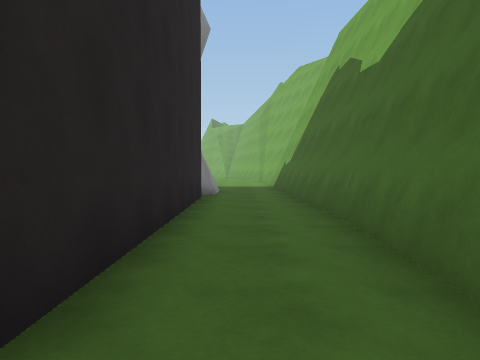
view 1 (above)

23 first-person views from a walk through a scene from a Unity 3-D project. The camera is 1.3 m above the floor, tilts 2° down and sees 70° across. The floor is counted in squares, 2 m on a side. Each view is taken from the middle of a square. On the plan, view 1 faces up. The plan holds only what a view shows up to about 10 squares ahead; the rest is blank. The place goes on beyond the plan. The player character is not drawn. Some animated figures are left out.

view 2
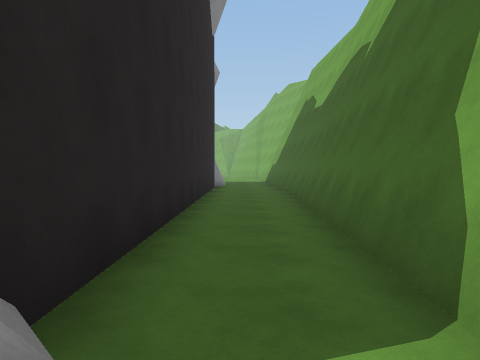

view 3
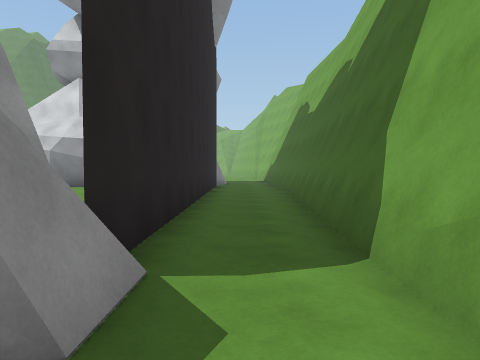

view 4
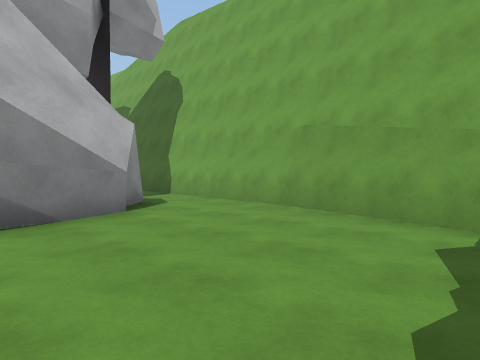

view 5
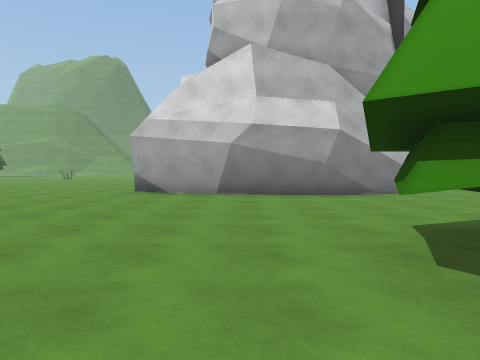

view 6
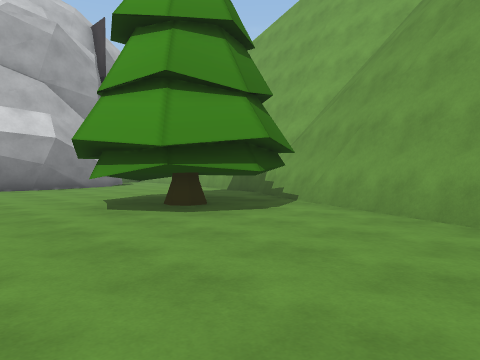

view 7
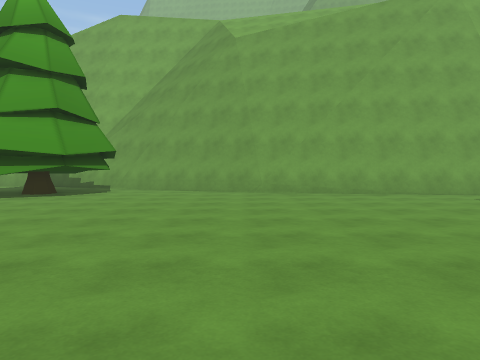

view 8
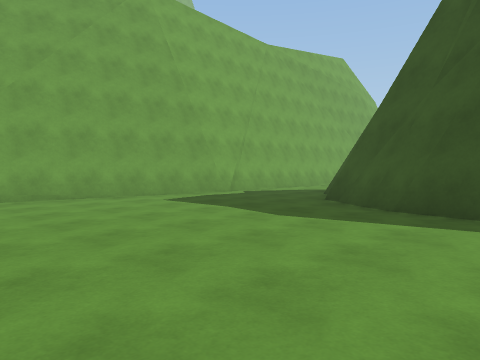

view 9
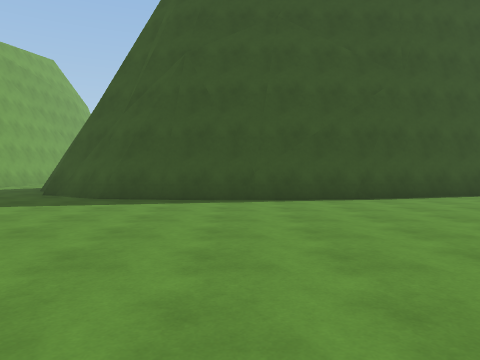

view 10
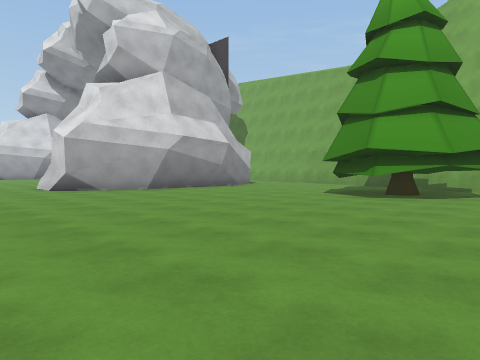

view 11
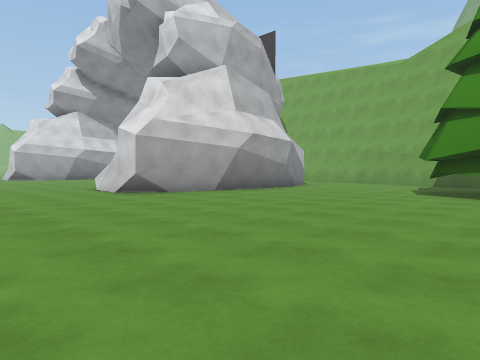

view 12
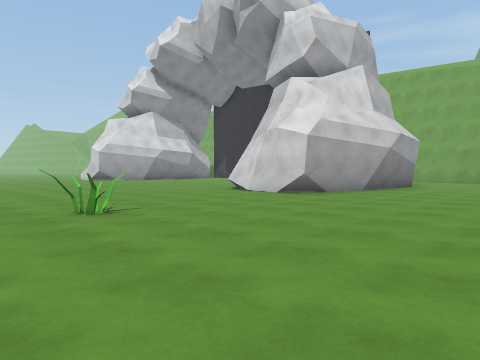

view 13
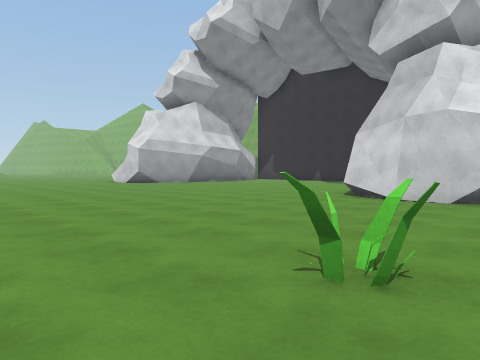

view 14
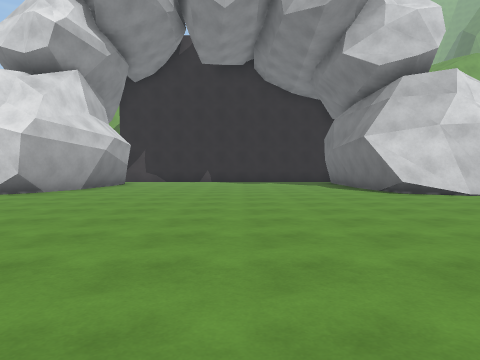

view 15
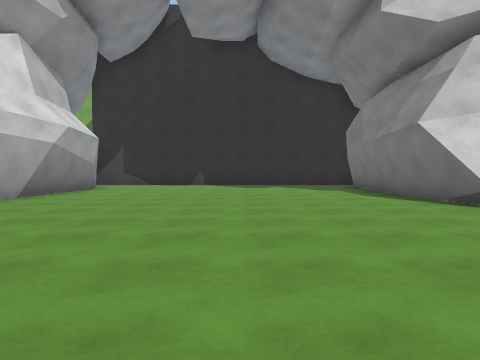

view 16
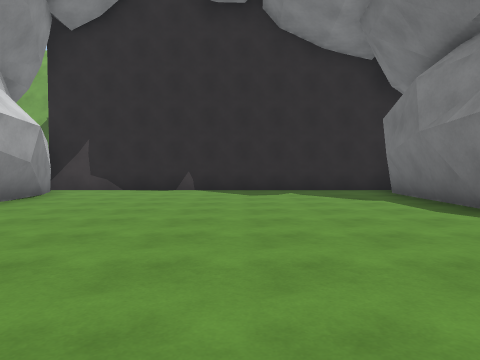

view 17
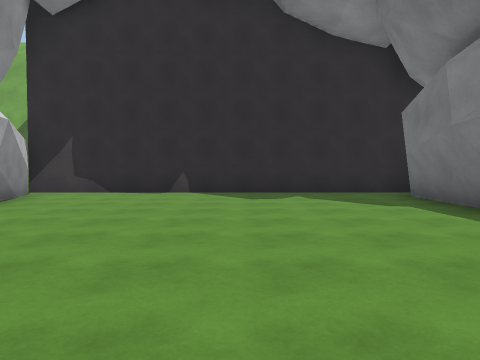

view 18
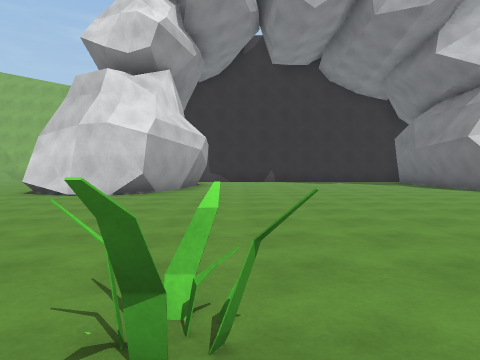

view 19
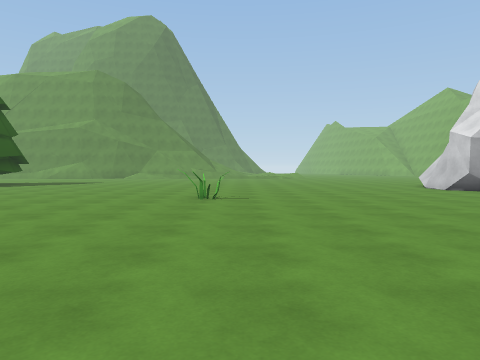

view 20
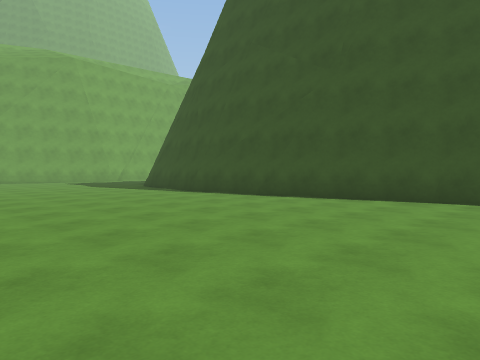

view 21
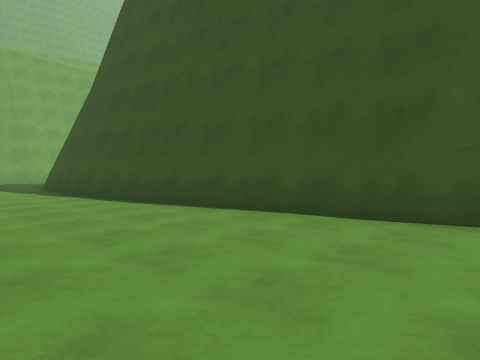

view 22
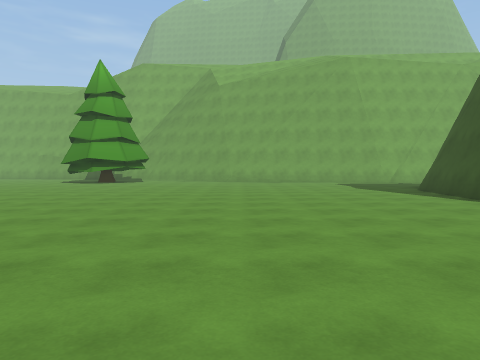

view 23
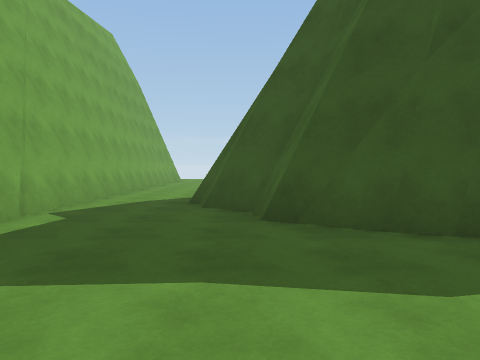

### Floor plan
Points are (right, up) in squares from view 1. A wall is a line through its corners. A room is listed if a view was taken in it or the views show most of it. See-through windows are left out.
Room 1 (views 1, 2)
walls: (1.5, 2.7) (1.7, 4.9); (1.6, 4.7) (1.4, 8.6); (1.6, 6.8) (1.7, 8.5); (-0.9, 7.6) (-0.9, -3.1); (-0.6, 8.4) (-0.9, 8); (-0.7, 8.5) (-0.9, 8); (-0.9, -3.2) (-0.9, -4); (1, -4.6) (1.5, 4.9)
low walls: (-0.7, -2.9) (-0.7, -4.2)
ways out: opening at (0, -4) to room 2
Room 2 (views 3, 4, 5, 6, 7, 8, 9, 10, 11, 12, 13, 14, 15, 16, 17, 18, 19, 20, 21, 22, 23)
walls: (-9.2, -4.4) (-8.7, -3.7); (-9, -4.5) (-8.6, -4) (-8.7, -3.4); (-8.8, -4.3) (-8.9, -3.5); (-8.5, -3.4) (-7.5, -1.9); (-6.3, -5.9) (-8.8, -5.1) (-8.9, -4.4); (-7.6, -2.5) (-7.3, -2.1); (-8.2, -1.9) (-5, -1.6); (-3.9, -6.1) (-6.5, -5.8); (-3.7, -6) (-4.2, -6.1); (-5.5, -1.7) (-2, -1.9); (-5.1, -1.6) (-2.3, -1.6); (-3, -12.1) (-3.3, -12.1) (-3.6, -11.8); (-1.7, -5.2) (-4.1, -6.1) (-4.4, -6.1); (-2, -13.1) (-3.2, -13.6) (-4.5, -13.1) (-4.9, -11.9) (-4.4, -10.7) (-3.2, -10.3); (-0.7, -4.2) (-1.7, -5.3) (-2.2, -5.5); (-0.7, -4.1) (-1.6, -5.2); (-1.2, -13.7) (0.1, -11.1); (-0.9, -2.8) (-0.9, 7.6); (-0.1, -11.1) (0.9, -6.1); (0.9, -6.3) (1, -4.6); (-3, -17.8) (-0.7, -11.7); (-2.9, -18.1) (-0.4, -11.4); (-12.4, -23) (-9.4, -23.3); (-14.8, -23.4) (-12.3, -23.1); (-9.2, -23.4) (-7.7, -24.2) (-7.6, -25) (-7, -25.6); (-6.3, 6.6) (-8.5, 7.3); (-9.4, -23.5) (-8.5, -23.9); (-8.8, 7.5) (-8.9, 8.1); (-8.6, -23.7) (-8, -24.2); (-9, 7.9) (-8.6, 8.5); (-8.4, -24) (-7.6, -24.3); (-8.8, 8.1) (-8.8, 8.6); (-3.6, 6.4) (-4.1, 6.3); (-7.5, -24.3) (-7.3, -25.1); (-2.8, 6.7) (-4.3, 6.5); (-18.3, -24.2) (-12.2, -22.8); (-19.5, -24.3) (-18, -24.2); (-6.9, -25.5) (-6.6, -25.7) (-6.5, -26.2); (-3.9, -24.4) (-2.9, -17.5); (-3.7, -24.3) (-2.8, -18); (-1.6, 7.2) (-3.9, 6.3) (-6.5, 6.5); (-20.3, -24.7) (-19.1, -24.4); (-6.7, -26.1) (-6.3, -26.6); (-3.8, -25.4) (-4.1, -24.4); (-3.8, -30) (-3.8, -24.2)
low walls: (-8, -5.2) (-9, -4.5); (-8.5, -3.1) (-8.2, -2.5); (-5, -5.8) (-6.5, -5.6); (-2.7, -5.6) (-4.3, -5.9); (-0.8, -12.1) (-0.1, -10.9); (-8.5, 7.3) (-8.8, 7.5); (-8, 7.2) (-9, 7.9); (-8.6, -23.5) (-8.2, -23.7); (-8.4, -23.6) (-7.7, -24.2); (-5.1, 6.6) (-6.6, 6.7); (-7.4, -24.2) (-7.4, -24.7); (-19.4, -24.1) (-18.1, -23.9); (-7.3, -25.1) (-6.9, -25.5); (-20.2, -24.5) (-19.3, -24.2); (-3.9, -30.1) (-4, -24.7)
ways out: opening at (0, -4) to room 1; opening at (-5.5, -30.5)
objects: other object (-16, 5); other object (-14, -5)

Positions as (right, up) in squares from view 1, and headings:
1: (0, 0), facing up
2: (0, -4), facing up
3: (0, -5), facing up
4: (-4, -10), facing up-right
5: (-6, -14), facing up
6: (-7, -17), facing up-right
7: (-12, -17), facing right
8: (-11, -18), facing down-right
9: (-12, -16), facing down
10: (-12, -15), facing up-right
11: (-13, -13), facing up-right
12: (-16, -10), facing up-right
13: (-16, -6), facing up-right
14: (-17, 2), facing right
15: (-14, 2), facing right
16: (-11, 2), facing right
17: (-10, 2), facing right
18: (-17, 5), facing right
19: (-15, -2), facing up
20: (-20, -17), facing down-right
21: (-21, -20), facing down-right
22: (-19, -18), facing right
23: (-7, -20), facing down
